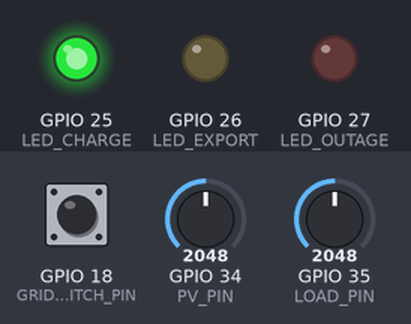
Bench run of a sketch on a simulated ESP32. Shown: output pins drawn as LEDs (lit = HIGH). The inputs (shaded band) are chosen by the test bench; at power-on: GPIO 18 (GRID_SWITCH_PIN) HIGH, GPIO 35 (LOAD_PIN) = 2048, GPIO 34 (PV_PIN) = 2048. WiFi joins after 1.5 s; servers stay silent unless stated; random numbers use the default seed unless the sketch sets one; no MQTT or app messages arrive unless stated; what the sketch prints to the serial monitor is not drawn.

Above: at 2.7 s.
2.8 s: GPIO 18 (GRID_SWITCH_PIN) pulled LOW for 1 s
At 3.6 s:
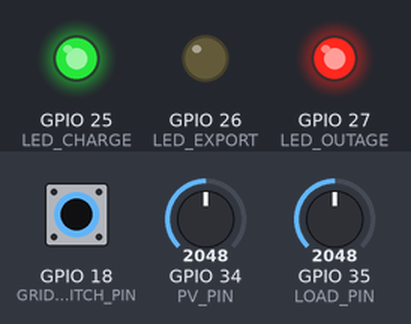
8.0 s: GPIO 35 (LOAD_PIN) set to 1672
9.5 s: GPIO 35 (LOAD_PIN) set to 1579
12.5 s: GPIO 18 (GRID_SWITCH_PIN) pulled LOW for 0.15 s
At 13.3 s:
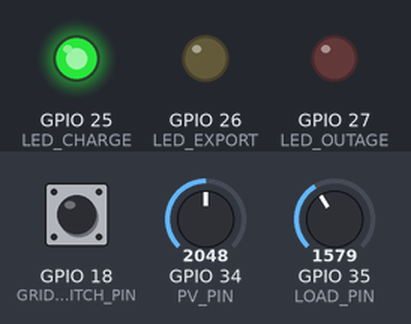
14.1 s: GPIO 18 (GRID_SWITCH_PIN) pulled LOW for 3.2 s
At 14.6 s:
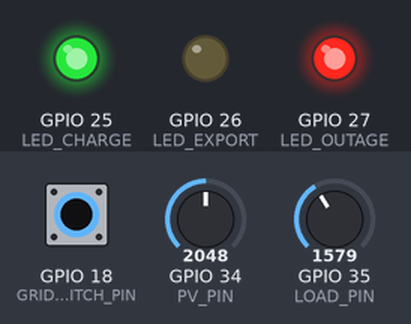
Timing chart, 0 to 18.8 s (numbered marks = the images above; inputs shaded):
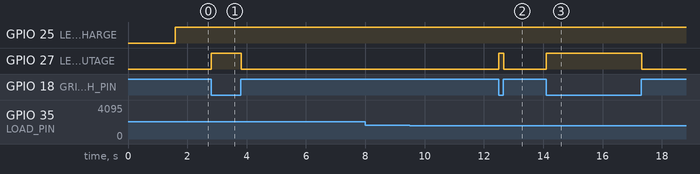

Measured:
- after the input at 2.8 s, GPIO 27 (LED_OUTAGE): LOW → HIGH at once, → LOW 1.0 s later
- after the input at 8.0 s, every drawn part: stays the same
- after the input at 9.5 s, every drawn part: stays the same
- after the input at 12.5 s, GPIO 27 (LED_OUTAGE): LOW → HIGH at once, → LOW 0.17 s later
- after the input at 14.1 s, GPIO 27 (LED_OUTAGE): LOW → HIGH at once, → LOW 3.2 s later

The sketch:

sketch.ino
```cpp
// Aegis-Grid Africa - Seller smart meter (METER_A), Wokwi simulation.
// Battery owner's meter: charges from solar surplus by day, exports P2P during load shedding.
// SIMULATION ONLY: potentiometers stand in for current/voltage sensors.
// Data format: docs/data-format.md (v1).

#include <WiFi.h>
#include <PubSubClient.h>
#include <ArduinoJson.h>
#include "seller_model.h"

// ---------------------------------------------------------------- settings
#define SITE "ag-demo"                 // CHANGE to your team id, same everywhere (see docs)
#define METER_ID "METER_A"
#define LINE_ID "L1"
const char* MQTT_HOST = "broker.hivemq.com";
const uint16_t MQTT_PORT = 1883;
const float TIME_SCALE = 60.0f;        // 1 real second = 1 simulated minute

// Pins (ADC1 pins only: ADC2 does not work while WiFi is on)
const int PV_PIN = 34;                 // potentiometer: sunlight / solar power
const int LOAD_PIN = 35;               // potentiometer: owner's home load
const int GRID_SWITCH_PIN = 18;        // slide switch: grid outage (load shedding)
const int LED_CHARGE = 25;             // green: charging from solar
const int LED_EXPORT = 26;             // yellow: exporting to buyer
const int LED_OUTAGE = 27;             // red: grid outage / island mode

const float MAX_PV_W = 1000.0f;
const float MAX_LOAD_W = 500.0f;

// ---------------------------------------------------------------- topics
const String P = String("aegisgrid/") + SITE + "/";
const String T_TELEMETRY = P + "meter/" METER_ID "/telemetry";
const String T_CMD = P + "meter/" METER_ID "/cmd";
const String T_GRID = P + "grid";
const String T_LINE = P + "line/" LINE_ID;

WiFiClient net;
PubSubClient mqtt(net);
aegis::SellerModel model;

unsigned long lastStepMs = 0, lastTelemetryMs = 0, lastLineMs = 0, lastGridMs = 0;
uint32_t seq = 0;
double simMinutes = 0;
bool lastOutage = false;
aegis::SellerStep lastStep;
float lastPvW = 0, lastLoadW = 0;

// ---------------------------------------------------------------- helpers
bool outageNow() { return digitalRead(GRID_SWITCH_PIN) == LOW; }

void publishGrid(bool outage) {
  JsonDocument d;
  d["v"] = 1;
  d["status"] = outage ? "OUTAGE" : "AVAILABLE";
  d["source"] = METER_ID;
  d["simulated"] = true;
  char buf[128];
  size_t n = serializeJson(d, buf);
  mqtt.publish(T_GRID.c_str(), (const uint8_t*)buf, n, true);  // retained
}

void publishLine();

void publishFinal(aegis::StopReason reason) {
  if (!model.trading()) return;
  publishLine();  // last cumulative value, so the buyer meter ends on the same number
  JsonDocument d;
  d["v"] = 1;
  d["tradeId"] = model.tradeId;
  d["role"] = "seller";
  d["meterId"] = METER_ID;
  d["wh"] = (uint32_t)model.tradeWh;          // integer, rounded down
  d["socBpsAfter"] = model.socBps();
  d["reason"] = aegis::stopReasonName(reason);
  d["simulated"] = true;
  char buf[200];
  size_t n = serializeJson(d, buf);
  String topic = P + "trade/" + String(model.tradeId) + "/reading/seller";
  mqtt.publish(topic.c_str(), (const uint8_t*)buf, n, true);  // retained
  Serial.printf("FINAL seller trade=%lu wh=%lu soc=%u reason=%s\n", (unsigned long)model.tradeId,
                (unsigned long)model.tradeWh, model.socBps(), aegis::stopReasonName(reason));
  model.endTrade();
}

const char* statusName(bool outage) {
  if (model.trading() && !outage) return "WAIT_OUTAGE";
  if (lastStep.exportW > 0.1f) return "EXPORTING";
  if (outage) return model.soc() <= model.cfg.minSoc + 0.005f ? "SOC_FLOOR" : "ISLAND";
  if (lastStep.chargeW > 0.1f) return "CHARGING";
  if (lastStep.curtailedW > 0.1f) return "BATTERY_FULL";  // surplus solar has nowhere to go
  return "IDLE_GRID";
}

void publishTelemetry(bool outage) {
  JsonDocument d;
  d["v"] = 1;
  d["meterId"] = METER_ID;
  d["role"] = "seller";
  d["seq"] = seq++;
  d["simMin"] = serialized(String(simMinutes, 1));
  d["timeScale"] = TIME_SCALE;
  d["grid"] = outage ? "OUTAGE" : "AVAILABLE";
  d["pvW"] = serialized(String(lastPvW, 1));
  d["loadW"] = serialized(String(lastLoadW, 1));
  d["chargeW"] = serialized(String(lastStep.chargeW, 1));
  d["curtailedW"] = serialized(String(lastStep.curtailedW, 1));
  d["dischargeLocalW"] = serialized(String(lastStep.dischargeLocalW, 1));
  d["exportW"] = serialized(String(lastStep.exportW, 1));
  d["batteryWh"] = serialized(String(model.batteryWh, 1));
  d["socBps"] = model.socBps();
  d["tradeId"] = model.tradeId;
  d["tradeWh"] = serialized(String(model.tradeWh, 1));
  d["exportWhTotal"] = (uint32_t)model.exportWhTotal;
  d["status"] = statusName(outage);
  d["simulated"] = true;
  char buf[512];
  size_t n = serializeJson(d, buf);
  mqtt.publish(T_TELEMETRY.c_str(), (const uint8_t*)buf, n);
  Serial.println(buf);
}

void publishLine() {
  JsonDocument d;
  d["tradeId"] = model.tradeId;
  d["whSent"] = serialized(String(model.tradeWh, 2));
  d["w"] = serialized(String(lastStep.exportW, 1));
  char buf[128];
  size_t n = serializeJson(d, buf);
  mqtt.publish(T_LINE.c_str(), (const uint8_t*)buf, n);
}

// Commands from the bridge
void onMessage(char* topic, byte* payload, unsigned int len) {
  JsonDocument d;
  if (deserializeJson(d, payload, len)) return;
  const char* cmd = d["cmd"] | "";
  uint32_t id = d["tradeId"] | 0;
  if (strcmp(cmd, "start") == 0 && id != 0) {
    if (model.trading() && model.tradeId != id) publishFinal(aegis::StopReason::StopCmd);
    model.startTrade(id, d["maxWh"] | 0.0f, d["targetW"] | 250.0f);
    Serial.printf("START trade=%lu maxWh=%.0f targetW=%.0f\n", (unsigned long)id, model.maxWh, model.targetW);
  } else if (strcmp(cmd, "target") == 0 && id == model.tradeId && model.trading()) {
    model.targetW = d["targetW"] | model.targetW;
  } else if (strcmp(cmd, "stop") == 0 && id == model.tradeId && model.trading()) {
    publishFinal(aegis::StopReason::StopCmd);
  }
}

void connectWifi() {
  Serial.print("WiFi");
  WiFi.begin("Wokwi-GUEST", "", 6);
  while (WiFi.status() != WL_CONNECTED) {
    delay(250);
    Serial.print(".");
  }
  Serial.println(" connected");
}

void connectMqtt() {
  while (!mqtt.connected()) {
    String clientId = String("aegis-") + METER_ID + "-" + String((uint32_t)esp_random(), HEX);
    Serial.printf("MQTT %s ... ", MQTT_HOST);
    if (mqtt.connect(clientId.c_str())) {
      Serial.println("connected");
      mqtt.subscribe(T_CMD.c_str());
      publishGrid(outageNow());
    } else {
      Serial.printf("failed rc=%d, retry\n", mqtt.state());
      delay(1000);
    }
  }
}

// ---------------------------------------------------------------- setup / loop
void setup() {
  Serial.begin(115200);
  pinMode(GRID_SWITCH_PIN, INPUT_PULLUP);
  pinMode(LED_CHARGE, OUTPUT);
  pinMode(LED_EXPORT, OUTPUT);
  pinMode(LED_OUTAGE, OUTPUT);
  Serial.println("AEGIS-GRID SELLER METER " METER_ID " - SIMULATION ONLY");

  connectWifi();
  mqtt.setServer(MQTT_HOST, MQTT_PORT);
  mqtt.setBufferSize(768);
  mqtt.setCallback(onMessage);
  connectMqtt();
  lastStepMs = millis();
}

void loop() {
  if (WiFi.status() != WL_CONNECTED) connectWifi();
  if (!mqtt.connected()) connectMqtt();
  mqtt.loop();

  unsigned long now = millis();
  float dtH = (now - lastStepMs) / 3600000.0f * TIME_SCALE;
  simMinutes += (now - lastStepMs) / 60000.0 * TIME_SCALE;
  lastStepMs = now;

  lastPvW = analogRead(PV_PIN) * MAX_PV_W / 4095.0f;
  lastLoadW = analogRead(LOAD_PIN) * MAX_LOAD_W / 4095.0f;
  bool outage = outageNow();

  lastStep = model.step(lastPvW, lastLoadW, outage, dtH);
  if (lastStep.stop != aegis::StopReason::None) publishFinal(lastStep.stop);

  if (outage != lastOutage || now - lastGridMs >= 10000) {
    lastOutage = outage;
    lastGridMs = now;
    publishGrid(outage);
  }
  if (model.trading() && now - lastLineMs >= 250) {
    lastLineMs = now;
    publishLine();
  }
  if (now - lastTelemetryMs >= 1000) {
    lastTelemetryMs = now;
    publishTelemetry(outage);
  }

  digitalWrite(LED_CHARGE, lastStep.chargeW > 0.1f);
  digitalWrite(LED_EXPORT, lastStep.exportW > 0.1f);
  digitalWrite(LED_OUTAGE, outage);
  delay(20);
}
```

seller_model.h
```cpp
// Energy model of the seller's meter (battery owner, METER_A).
// Pure C++ with no Arduino dependency, so it also runs in the host test (firmware/test).
// All numbers below are design parameters for the simulation, not measured values.
#pragma once
#include <stdint.h>

namespace aegis {

struct SellerConfig {
  float capacityWh = 1000.0f;      // battery capacity
  float maxPowerW = 500.0f;        // inverter limit, charge or discharge
  float chargeEff = 0.95f;
  float dischargeEff = 0.95f;
  float minSoc = 0.21f;            // 20% contract floor + 1 point margin for rounding
  float maxSoc = 0.80f;            // battery-health ceiling (20-80% window)
};

enum class StopReason : uint8_t { None = 0, StopCmd, MaxReached, SocFloor };

inline const char* stopReasonName(StopReason r) {
  switch (r) {
    case StopReason::StopCmd: return "stop_cmd";
    case StopReason::MaxReached: return "max_reached";
    case StopReason::SocFloor: return "soc_floor";
    default: return "none";
  }
}

struct SellerStep {
  float chargeW = 0, curtailedW = 0, dischargeLocalW = 0, exportW = 0, unservedLocalW = 0;
  StopReason stop = StopReason::None;  // set when the model ended the trade itself
};

class SellerModel {
 public:
  explicit SellerModel(const SellerConfig& c = SellerConfig(), float startSoc = 0.5f)
      : cfg(c), batteryWh(c.capacityWh * startSoc) {}

  SellerConfig cfg;
  float batteryWh;
  double exportWhTotal = 0;  // lifetime counter, like a real meter register

  // Active trade
  uint32_t tradeId = 0;
  float tradeWh = 0;
  float maxWh = 0;
  float targetW = 0;

  bool trading() const { return tradeId != 0; }

  void startTrade(uint32_t id, float maxWhIn, float targetWIn) {
    tradeId = id;
    tradeWh = 0;
    maxWh = maxWhIn;
    targetW = targetWIn;
  }
  void endTrade() { tradeId = 0; targetW = 0; }

  float soc() const { return batteryWh / cfg.capacityWh; }
  // Integer basis points, rounded down (what the contract receives).
  uint16_t socBps() const {
    float b = soc() * 10000.0f;
    if (b < 0) b = 0;
    if (b > 10000) b = 10000;
    return (uint16_t)b;
  }

  // Advance the model by dtH simulated hours.
  SellerStep step(float pvW, float loadW, bool outage, float dtH) {
    SellerStep o;
    if (dtH <= 0) return o;

    const float surplusW = pvW > loadW ? pvW - loadW : 0;
    const float deficitW = loadW > pvW ? loadW - pvW : 0;

    // Charge from solar surplus up to the health ceiling.
    const float headroomWh = cfg.maxSoc * cfg.capacityWh - batteryWh;
    float chargeLimitW = headroomWh > 0 ? headroomWh / (cfg.chargeEff * dtH) : 0;
    o.chargeW = minf(surplusW, minf(cfg.maxPowerW, chargeLimitW));
    o.curtailedW = surplusW - o.chargeW;

    // Discharge budget above the floor.
    const float availWh = batteryWh - cfg.minSoc * cfg.capacityWh;
    float budgetW = availWh > 0 ? minf(cfg.maxPowerW, availWh * cfg.dischargeEff / dtH) : 0;
    budgetW = maxf(0, budgetW - o.chargeW);  // inverter shared between charging and discharging

    if (outage) {
      // Islanded microgrid: the owner's own home is served first.
      o.dischargeLocalW = minf(deficitW, budgetW);
      o.unservedLocalW = deficitW - o.dischargeLocalW;
      budgetW -= o.dischargeLocalW;

      if (trading()) {
        float w = minf(targetW, budgetW);
        const float leftWh = maxWh - tradeWh;
        if (leftWh <= 0) {
          w = 0;
        } else if (w * dtH >= leftWh) {
          w = leftWh / dtH;
          o.stop = StopReason::MaxReached;
        }
        o.exportW = w > 0 ? w : 0;
        // Battery has reached the floor: end the trade instead of trickling.
        const float availAfterWh = availWh - (o.dischargeLocalW + o.exportW) / cfg.dischargeEff * dtH;
        if (o.stop == StopReason::None && availAfterWh < 0.5f) o.stop = StopReason::SocFloor;
      }
    }
    // With the grid available, the grid covers the home and no P2P export is needed.

    batteryWh += o.chargeW * cfg.chargeEff * dtH;
    batteryWh -= (o.dischargeLocalW + o.exportW) / cfg.dischargeEff * dtH;
    if (batteryWh < 0) batteryWh = 0;
    if (batteryWh > cfg.capacityWh) batteryWh = cfg.capacityWh;

    const float e = o.exportW * dtH;
    tradeWh += e;
    exportWhTotal += e;
    return o;
  }

 private:
  static float minf(float a, float b) { return a < b ? a : b; }
  static float maxf(float a, float b) { return a > b ? a : b; }
};

}  // namespace aegis
```
